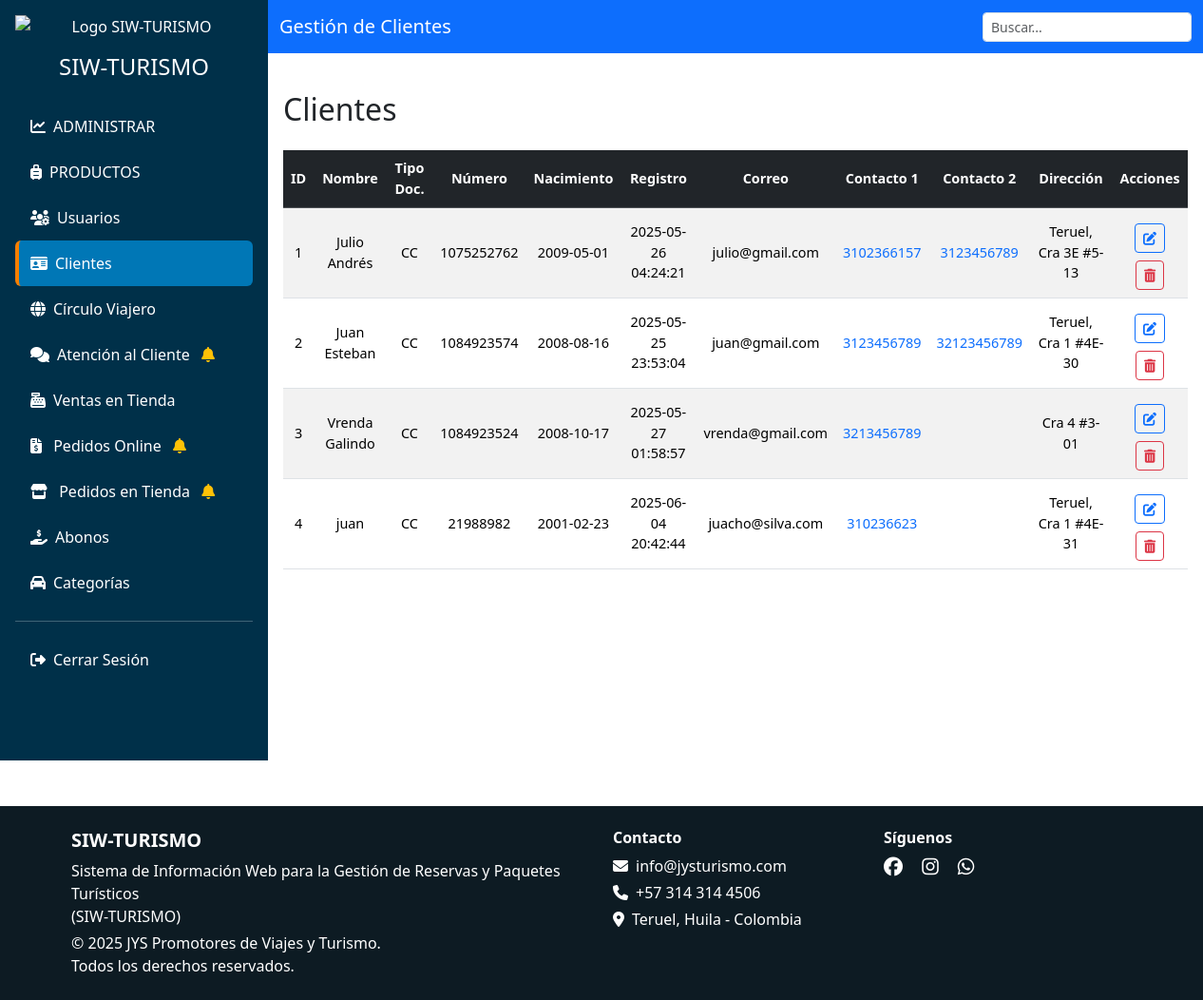
Screenshot of /vista/admin/clientes.php (signed in) with the database file from the repository.
### tables this page shows
CREATE TABLE `clientes` (
  `id` int(11) NOT NULL,
  `nombre` text NOT NULL,
  `tipo_documento` enum('CC','TI','RC','PASAPORTE','CE') DEFAULT NULL,
  `numero_documento` int(11) DEFAULT NULL,
  `fecha_registro` timestamp NULL DEFAULT NULL,
  `fecha_nacimiento` date DEFAULT NULL,
  `correo` varchar(150) NOT NULL,
  `contacto_1` varchar(15) DEFAULT NULL,
  `contacto_2` varchar(15) DEFAULT NULL,
  `clave` varchar(100) NOT NULL,
  `direccion` text DEFAULT NULL
);

### modelo/clientes_m.php (called while the page is built, shortened)
<?php
function obtenerClientes($conn) {
    $result = mysqli_query($conn, "SELECT * FROM clientes");
    return mysqli_fetch_all($result, MYSQLI_ASSOC);
}
?>

### vista/admin/clientes.php (the view, shortened to what this page needs)
<?php include('header.php'); ?>
<body>
  <?php
  include '../../conexion.php';
  include '../../modelo/clientes_m.php';
  $clientes = obtenerClientes($conn);
  ?>
  <div class="d-flex flex-column flex-lg-row">
    <?php include('sidebar.php'); ?>
    <div class="flex-grow-1">
      <nav class="navbar navbar-dark bg-primary">
        <div class="container-fluid">
          <span class="navbar-brand text-white">Gestión de Clientes</span>
          <div class="dataTables_filter ms-auto">
            <input type="search" id="buscar" class="form-control form-control-sm" placeholder="Buscar...">
          </div>
        </div>
      </nav>
      <div class="main-content">
        <div class="d-flex flex-column flex-md-row justify-content-between align-items-center mb-4">
          <h2 class="mb-3 mb-md-0 mt-4">Clientes</h2>
        </div>
        <div class="table-container">
          <table class="table table-striped table-hover align-middle">
            <thead class="table-dark text-center">
              <tr>
                <th>ID</th>
                <th>Nombre</th>
                <th>Tipo Doc.</th>
                <th>Número</th>
                <th>Nacimiento</th>
                <th>Registro</th>
                <th>Correo</th>
                <th>Contacto 1</th>
                <th>Contacto 2</th>
                <th>Dirección</th>
                <th>Acciones</th>
              </tr>
            </thead>
            <tbody>
              <?php foreach ($clientes as $cliente): ?>
                <tr>
                  <td><?= $cliente['id'] ?></td>
                  <td><?= $cliente['nombre'] ?></td>
                  <td><?= $cliente['tipo_documento'] ?></td>
                  <td><?= $cliente['numero_documento'] ?></td>
                  <td><?= $cliente['fecha_nacimiento'] ?></td>
                  <td><?= $cliente['fecha_registro'] ?></td>
                  <td><?= $cliente['correo'] ?></td>
                  <td>
                    <a href="https://wa.me/57<?= preg_replace('/\D/', '', $cliente['contacto_1']) ?>" target="_blank">
                      <?= $cliente['contacto_1'] ?>
                    </a>
                  </td>
                  <td>
                    <a href="https://wa.me/57<?= preg_replace('/\D/', '', $cliente['contacto_2']) ?>" target="_blank">
                      <?= $cliente['contacto_2'] ?>
                    </a>
                  </td>
                  <td><?= $cliente['direccion'] ?></td>
                  <td>
                    <button class="btn btn-sm btn-outline-primary m-2" data-bs-toggle="modal"
                      data-bs-target="#modalEditar<?= $cliente['id'] ?>">
                      <i class="fas fa-edit"></i>
                    </button>
                    <button class="btn btn-sm btn-outline-danger"
                      onclick="eliminar(event, <?= $cliente['id'] ?>)">
                      <i class="fas fa-trash-alt"></i>
                    </button>
                  </td>
                </tr>
              <?php endforeach; ?>
            </tbody>
          </table>
        </div>
      </div>
    </div>
  </div>
  <?php include('footer.php'); ?>
</body>
</html>

### vista/admin/clientes.php (style rules this page uses)
.main-content { padding: 1rem; }
.table-container { width: 100%; overflow-x: auto; }
table { width: 100%; border-collapse: collapse; }
th, td { word-wrap: break-word; text-align: center; vertical-align: middle; }
@media (min-width: 992px) { .table { font-size: 0.9rem; } }
@media (min-width: 992px) { .btn { font-size: 0.8rem; padding: 0.35rem 0.75rem; } }
@media (min-width: 992px) { table { min-width: unset; } }

### rows the page displays
clientes: id "1", nombre "Julio Andrés", tipo_documento "CC", numero_documento "1075252762", fecha_nacimiento "2009-05-01", fecha_registro "2025-05-26 04:24:21", correo "julio@gmail.com", contacto_1 "3102366157", contacto_2 "3123456789", direccion "Teruel, Cra 3E #5-13"
clientes: id "2", nombre "Juan Esteban", tipo_documento "CC", numero_documento "1084923574", fecha_nacimiento "2008-08-16", fecha_registro "2025-05-25 23:53:04", correo "juan@gmail.com", contacto_1 "3123456789", contacto_2 "32123456789", direccion "Teruel, Cra 1 #4E-30"
clientes: id "3", nombre "Vrenda Galindo", tipo_documento "CC", numero_documento "1084923524", fecha_nacimiento "2008-10-17", fecha_registro "2025-05-27 01:58:57", correo "vrenda@gmail.com", contacto_1 "3213456789", direccion "Cra 4 #3-01"
clientes: id "4", nombre "juan", tipo_documento "CC", numero_documento "21988982", fecha_nacimiento "2001-02-23", fecha_registro "2025-06-04 20:42:44", correo "juacho@silva.com", contacto_1 "310236623", direccion "Teruel, Cra 1 #4E-31"
